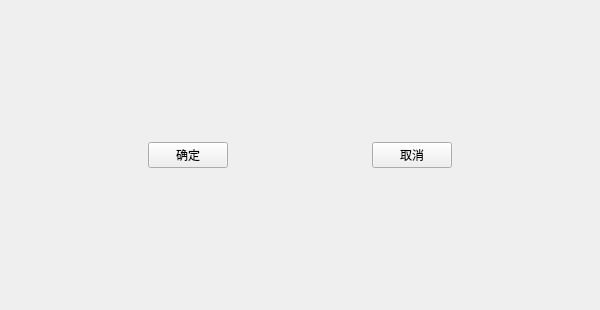
<?xml version="1.0" encoding="UTF-8"?>
<ui version="4.0">
 <class>AgriManageFarmDialog</class>
 <widget class="QWidget" name="AgriManageFarmDialog">
  <property name="geometry">
   <rect>
    <x>0</x>
    <y>0</y>
    <width>600</width>
    <height>310</height>
   </rect>
  </property>
  <property name="minimumSize">
   <size>
    <width>600</width>
    <height>250</height>
   </size>
  </property>
  <property name="windowTitle">
   <string>Form</string>
  </property>
  <layout class="QGridLayout" name="gridLayout_2" rowstretch="5,0,0,0">
   <item row="3" column="0">
    <layout class="QHBoxLayout" name="horizontalLayout">
     <item>
      <spacer name="horizontalSpacer">
       <property name="orientation">
        <enum>Qt::Horizontal</enum>
       </property>
       <property name="sizeHint" stdset="0">
        <size>
         <width>40</width>
         <height>20</height>
        </size>
       </property>
      </spacer>
     </item>
     <item>
      <widget class="QPushButton" name="btnOK">
       <property name="text">
        <string>确定</string>
       </property>
      </widget>
     </item>
     <item>
      <spacer name="horizontalSpacer_2">
       <property name="orientation">
        <enum>Qt::Horizontal</enum>
       </property>
       <property name="sizeHint" stdset="0">
        <size>
         <width>40</width>
         <height>20</height>
        </size>
       </property>
      </spacer>
     </item>
     <item>
      <widget class="QPushButton" name="btnCancel">
       <property name="text">
        <string>取消</string>
       </property>
      </widget>
     </item>
     <item>
      <spacer name="horizontalSpacer_3">
       <property name="orientation">
        <enum>Qt::Horizontal</enum>
       </property>
       <property name="sizeHint" stdset="0">
        <size>
         <width>40</width>
         <height>20</height>
        </size>
       </property>
      </spacer>
     </item>
    </layout>
   </item>
   <item row="0" column="0">
    <layout class="QVBoxLayout" name="verticalLayout"/>
   </item>
  </layout>
 </widget>
 <resources/>
 <connections/>
</ui>
